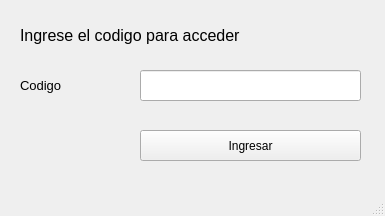
<?xml version="1.0" encoding="UTF-8"?>
<ui version="4.0">
 <class>window_logIn</class>
 <widget class="QMainWindow" name="window_logIn">
  <property name="geometry">
   <rect>
    <x>0</x>
    <y>0</y>
    <width>385</width>
    <height>216</height>
   </rect>
  </property>
  <property name="windowTitle">
   <string>MainWindow</string>
  </property>
  <widget class="QWidget" name="centralwidget">
   <widget class="QPushButton" name="ingresar">
    <property name="geometry">
     <rect>
      <x>140</x>
      <y>130</y>
      <width>221</width>
      <height>31</height>
     </rect>
    </property>
    <property name="text">
     <string>Ingresar</string>
    </property>
   </widget>
   <widget class="QLabel" name="label">
    <property name="geometry">
     <rect>
      <x>20</x>
      <y>60</y>
      <width>131</width>
      <height>51</height>
     </rect>
    </property>
    <property name="font">
     <font>
      <pointsize>10</pointsize>
     </font>
    </property>
    <property name="text">
     <string>Codigo</string>
    </property>
   </widget>
   <widget class="QLabel" name="label_2">
    <property name="geometry">
     <rect>
      <x>20</x>
      <y>20</y>
      <width>341</width>
      <height>31</height>
     </rect>
    </property>
    <property name="font">
     <font>
      <pointsize>12</pointsize>
     </font>
    </property>
    <property name="text">
     <string>Ingrese el codigo para acceder</string>
    </property>
   </widget>
   <widget class="QLineEdit" name="lineEdit">
    <property name="geometry">
     <rect>
      <x>140</x>
      <y>70</y>
      <width>221</width>
      <height>31</height>
     </rect>
    </property>
   </widget>
  </widget>
  <widget class="QMenuBar" name="menubar">
   <property name="geometry">
    <rect>
     <x>0</x>
     <y>0</y>
     <width>385</width>
     <height>17</height>
    </rect>
   </property>
  </widget>
  <widget class="QStatusBar" name="statusbar"/>
 </widget>
 <resources/>
 <connections/>
</ui>
